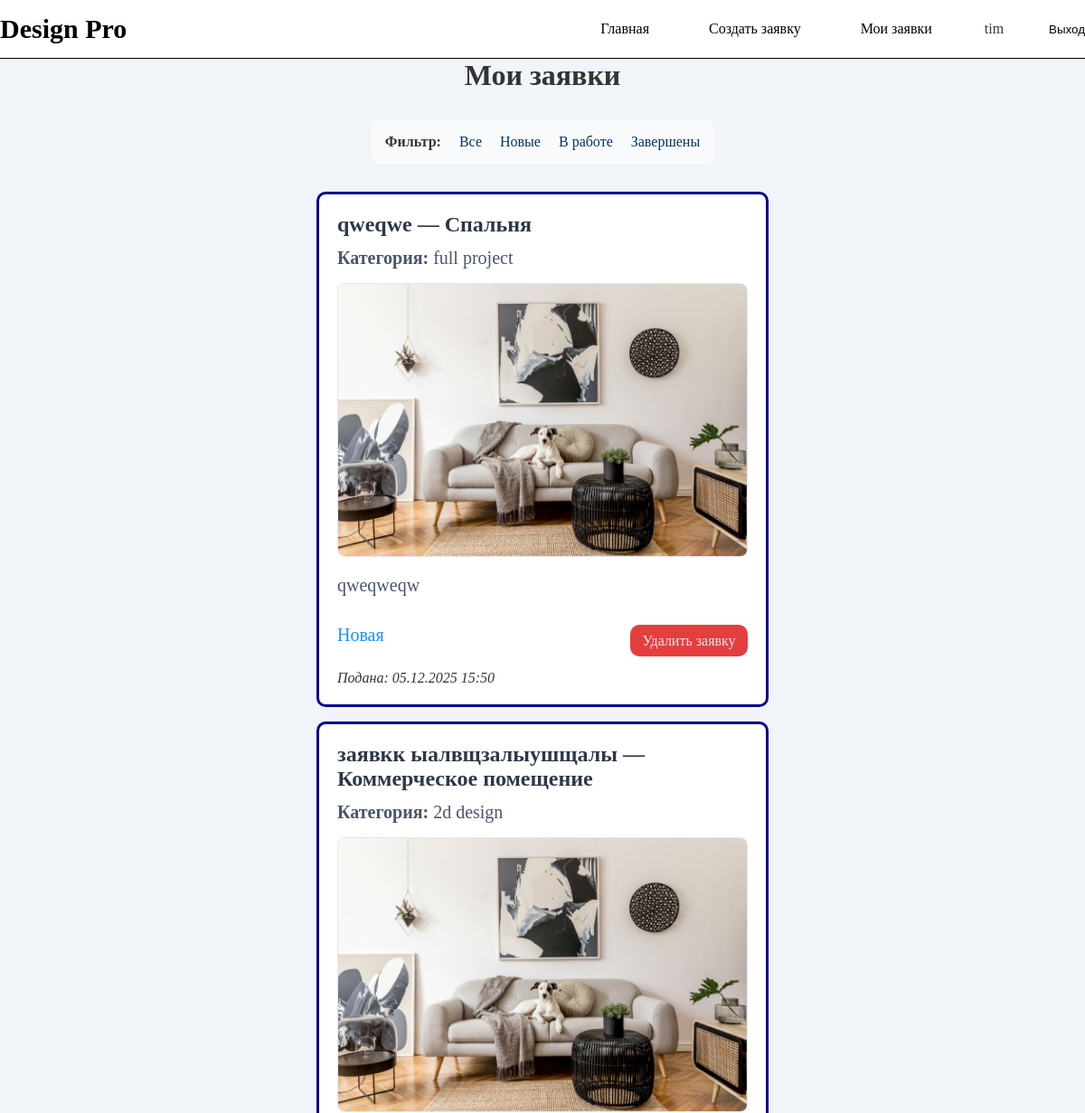
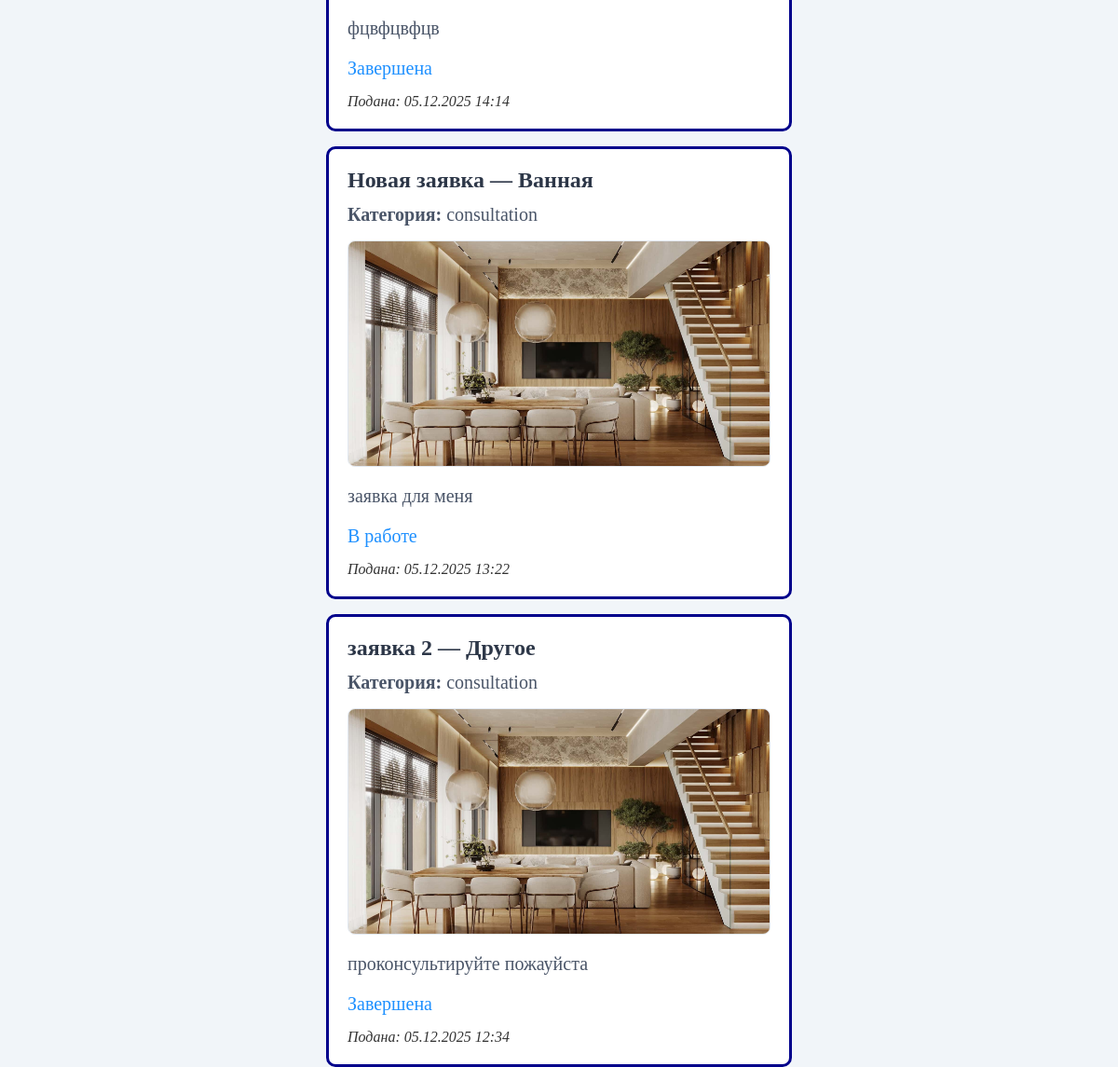
/catalog/my-requests/ (signed in), run on the app's committed database (2 pictures, top to bottom).
### catalog/models.py (models this page shows, shortened)
class DesignRequest(models.Model):
    ROOM_CHOICES = [
        ('living', 'Гостиная'),
        ('kitchen', 'Кухня'),
        ('bedroom', 'Спальня'),
        ('bathroom', 'Ванная'),
        ('office', 'Офис'),
        ('commercial', 'Коммерческое помещение'),
        ('other', 'Другое'),
    ]
    STATUS_CHOICES = [
        ('new', 'Новая'),
        ('in_progress', 'В работе'),
        ('completed', 'Завершена'),
    ]
    name = models.CharField('Имя', max_length=100, blank=True)
    room_type = models.CharField('Тип помещения', max_length=20, choices=ROOM_CHOICES)
    description = models.TextField('Описание задачи', blank=True)
    status = models.CharField('Статус', max_length=20, choices=STATUS_CHOICES, default='new')
    created_at = models.DateTimeField('Дата заявки', auto_now_add=True)
    customer = models.ForeignKey(settings.AUTH_USER_MODEL, on_delete=models.SET_NULL, null=True, blank=True)
    image = models.ImageField( 'Фото помещения или план', upload_to='request_images/', blank=True, null=True)
    category = models.ForeignKey(DesignCategory, on_delete=models.CASCADE, null=True, verbose_name='Категория заявки')
    design_image = models.ImageField('Изображение дизайна', upload_to='design_results/', blank=True, null=True)
    admin_comment = models.TextField('Комментарий администратора', blank=True)

class DesignCategory(models.Model):
    name = models.CharField('Название категории', max_length=100, unique=True)
    class Meta:
        verbose_name = 'Категория заявки'
        ordering = ['name']

### catalog/views.py (the view)
# urls.py: path('my-requests/', views.my_requests_view, name='my-requests'),
@login_required
def my_requests_view(request):
    status = request.GET.get('status')
    requests_list = DesignRequest.objects.filter(customer=request.user)
    if status:
        requests_list = requests_list.filter(status=status)
    requests_list = requests_list.order_by('-created_at')
    return render(request, 'catalog/requests_created_by_user.html', {
        'requests_list': requests_list,
        'current_status': status
    })

### catalog/templates/catalog/requests_created_by_user.html
{% extends "base_generic.html" %}
{% block content %}
  <div class="page-header">
    <h1 class="page-title">Мои заявки</h1>
  </div>
<div class="filter-panel">
  <strong>Фильтр:</strong>
  <a href="{% url 'my-requests' %}" style="margin-left: 10px; {% if not current_status %}{% endif %}">Все</a>
  <a href="{% url 'my-requests' %}?status=new" style="margin-left: 10px; {% if current_status == 'new' %}{% endif %}">Новые</a>
  <a href="{% url 'my-requests' %}?status=in_progress" style="margin-left: 10px; {% if current_status == 'in_progress' %}{% endif %}">В работе</a>
  <a href="{% url 'my-requests' %}?status=completed" style="margin-left: 10px; {% if current_status == 'completed' %}{% endif %}">Завершены</a>
</div>
  {% if requests_list %}
    <div class="requests-list">
      {% for request in requests_list %}
        <div class="request-card {% if request.is_overdue %}request-overdue{% endif %}">
          <h3 class="request-title">{{ request.name }} — {{ request.get_room_type_display }}</h3>
          {% if request.category %}
            <p class="request-category">
              <strong>Категория:</strong> {{ request.category.name }}
            </p>
          {% endif %}
          {% if request.image %}
            <div class="request-image">
              <img src="{{ request.image.url }}" alt="Фото помещения" class="request-img">
            </div>
          {% endif %}
          <p class="request-desc">
            {{ request.description }}
          </p>
          <div class="request-meta">
            <div class="request-status">
              <p>{{ request.get_status_display }}</p>
            </div>
            {% if request.status == 'new' or request.status == 'rejected' %}
            <div style="margin-top: 12px;">
              <a href="{% url 'request-delete' request.id %}" class="btn-delete">Удалить заявку</a>
            </div>
          {% endif %}
          </div>
          <div class="request-date">
              Подана: {{ request.created_at|date:"d.m.Y H:i" }}
            </div>
        </div>
      {% endfor %}
    </div>
  {% else %}
    <div class="empty-state">
      <p>Нет заявок {% if current_status %}с выбранным статусом{% endif %}.</p>
      <a href="{% url 'design_request' %}" class="btn-submit">Создать заявку</a>
    </div>
  {% endif %}
{% endblock %}

### catalog/templates/base_generic.html (shortened to what this page needs)
<!doctype html>
<html lang="ru">
  <head>
      {% load static %}
      <link rel="stylesheet" href="{% static 'css/styles.css' %}" />
  </head>
  <body>
    <header class="header">
        <a href="{% url 'index' %}" class="logo">Design Pro</a>
        <nav class="main-nav">
            {% block topnav %}
              <a href="{% url 'index' %}">Главная</a>
              {% if user.is_authenticated %}
                {% if user.is_superuser %}
                  <a href="{% url 'all-requests' %}">Все заявки</a>
                  <a href="{% url 'manage-categories' %}">Категории</a>
                {% else %}
                  <a href="{% url 'design_request' %}">Создать заявку</a>
                  <a href="{% url 'my-requests' %}">Мои заявки</a>
                {% endif %}
                <div class="nav-user">{{ user.get_username }}</div>
                <form class="logout-form" method="post" action="{% url 'logout' %}">
                  <button type="submit" class="btn-logout">Выход</button>
                </form>
              {% else %}
                <a href="{% url 'login' %}?next={{ request.path }}">Вход</a>
                <a href="{% url 'registration' %}">Регистрация</a>
              {% endif %}
            {% endblock %}
        </nav>
    </header>
    <main class="main-content">
      {% block content %}{% endblock %}
    </main>
  </body>
</html>

### catalog/static/css/styles.css (style rules this page uses)
* { box-sizing: border-box; margin: 0; padding: 0; }
body { background-color: #f1f5f9; color: #333; }
.header { display: flex; justify-content: space-between; align-items: center; background-color: #ffffff; border-bottom: 1px solid black; width: 1200px; margin: 0 auto; height: 65px; }
.logo { font-size: 30px; font-weight: 700; text-decoration: none; color: black; }
.main-nav { display: flex; flex-direction: row; align-items: center; gap: 50px; }
.main-nav a { text-decoration: none; color: black; padding: 6px 8px; border-radius: 4px; }
.logout-form button { background: none; border: none; }
.main-content { display: flex; flex-direction: column; align-items: center; justify-content: center; margin: 0 auto; width: 1200px; gap: 30px; }
.main-content h1 { font-size: 32px; }
.main-content p { font-size: 20px; }
.btn-delete { display: flex; color: #e2e8f0; background: #e53e3e; text-decoration: none; width: 130px; height: 35px; align-items: center; justify-content: center; border-radius: 10px; }
.page-title { display: flex; flex-direction: column; align-items: center; gap: 20px; }
.requests-list { display: flex; flex-direction: column; width: 500px; gap: 16px; }
.request-card { background: white; border-radius: 10px; padding: 20px; border: 3px solid darkblue; gap: 20px; }
.request-title { font-size: 24px; font-weight: 600; color: #2d3748; margin: 0 0 12px 0; }
.request-desc { color: #4a5568; margin-bottom: 20px; }
.request-meta { display: flex; justify-content: space-between; align-items: center; font-size: 16px; color: #718096; }
.request-status { color: dodgerblue; font-size: 16px; }
.request-date { margin-top: 15px; font-size: 16px; font-style: italic; }
.request-image { margin: 16px 0; text-align: center; }
.request-img { max-width: 100%; height: auto; border-radius: 8px; border: 1px solid #e2e8f0; }
.request-category { color: #4a5568; margin: 6px 0; font-size: 14px; }
.filter-panel { padding: 16px; background: #f8fafc; border-radius: 10px; display: flex; flex-wrap: wrap; gap: 10px; align-items: center; }
.filter-panel a { text-decoration: none; color: #003366; }

### data on the page
DesignRequest: name "qweqwe", room_type "Спальня", category.name "full project", image (picture), description "qweqweqw", status "Новая", shows "Удалить заявку", created_at "05.12.2025 15:50"
DesignRequest: name "заявкк ыалвщзалыушщалы", room_type "Коммерческое помещение", category.name "2d design", image (picture), description "фцвфцвфцв", status "Завершена", created_at "05.12.2025 14:14"
DesignRequest: name "Новая заявка", room_type "Ванная", category.name "consultation", image (picture), description "заявка для меня", status "В работе", created_at "05.12.2025 13:22"
DesignRequest: name "заявка 2", room_type "Другое", category.name "consultation", image (picture), description "проконсультируйте пожауйста", status "Завершена", created_at "05.12.2025 12:34"

### other printed values
{{ user.get_username }} "tim"
